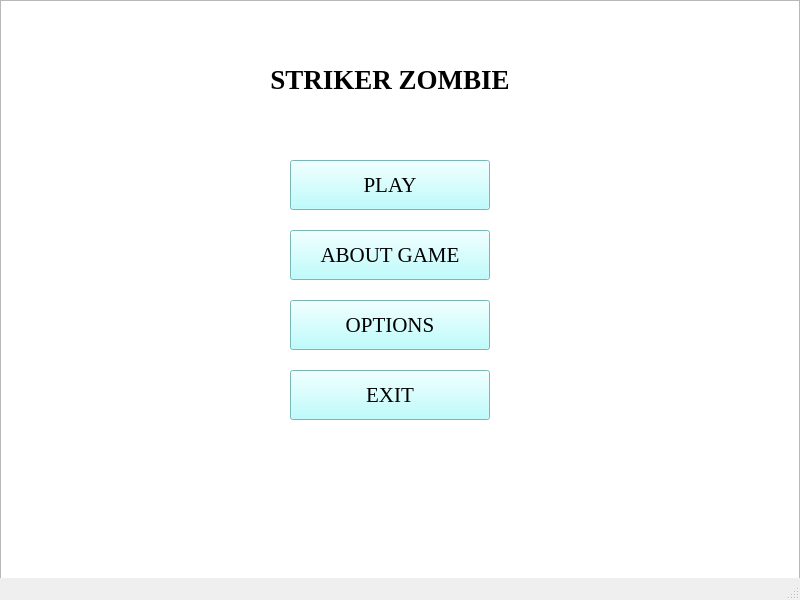
<?xml version="1.0" encoding="UTF-8"?>
<ui version="4.0">
 <class>MainWindow</class>
 <widget class="QMainWindow" name="MainWindow">
  <property name="geometry">
   <rect>
    <x>0</x>
    <y>0</y>
    <width>800</width>
    <height>600</height>
   </rect>
  </property>
  <property name="sizePolicy">
   <sizepolicy hsizetype="Fixed" vsizetype="Fixed">
    <horstretch>0</horstretch>
    <verstretch>0</verstretch>
   </sizepolicy>
  </property>
  <property name="windowTitle">
   <string>ZOMBIE STRIKER - MAINMENU</string>
  </property>
  <property name="styleSheet">
   <string notr="true"/>
  </property>
  <widget class="QWidget" name="centralwidget">
   <widget class="QTextBrowser" name="textBrowser">
    <property name="geometry">
     <rect>
      <x>250</x>
      <y>60</y>
      <width>280</width>
      <height>60</height>
     </rect>
    </property>
    <property name="font">
     <font>
      <family>Times New Roman</family>
     </font>
    </property>
    <property name="contextMenuPolicy">
     <enum>Qt::DefaultContextMenu</enum>
    </property>
    <property name="autoFillBackground">
     <bool>true</bool>
    </property>
    <property name="styleSheet">
     <string notr="true">background-color: transparent ;</string>
    </property>
    <property name="frameShape">
     <enum>QFrame::NoFrame</enum>
    </property>
    <property name="frameShadow">
     <enum>QFrame::Sunken</enum>
    </property>
    <property name="html">
     <string>&lt;!DOCTYPE HTML PUBLIC &quot;-//W3C//DTD HTML 4.0//EN&quot; &quot;http://www.w3.org/TR/REC-html40/strict.dtd&quot;&gt;
&lt;html&gt;&lt;head&gt;&lt;meta name=&quot;qrichtext&quot; content=&quot;1&quot; /&gt;&lt;meta charset=&quot;utf-8&quot; /&gt;&lt;style type=&quot;text/css&quot;&gt;
p, li { white-space: pre-wrap; }
hr { height: 1px; border-width: 0; }
li.unchecked::marker { content: &quot;\2610&quot;; }
li.checked::marker { content: &quot;\2612&quot;; }
&lt;/style&gt;&lt;/head&gt;&lt;body style=&quot; font-family:'Times New Roman'; font-size:9pt; font-weight:400; font-style:normal;&quot;&gt;
&lt;p align=&quot;center&quot; style=&quot; margin-top:0px; margin-bottom:0px; margin-left:0px; margin-right:0px; -qt-block-indent:0; text-indent:0px;&quot;&gt;&lt;span style=&quot; font-family:'Segoe UI'; font-size:20pt; font-weight:700;&quot;&gt;STRIKER ZOMBIE&lt;/span&gt;&lt;/p&gt;&lt;/body&gt;&lt;/html&gt;</string>
    </property>
   </widget>
   <widget class="QPushButton" name="pushButton">
    <property name="geometry">
     <rect>
      <x>290</x>
      <y>160</y>
      <width>200</width>
      <height>50</height>
     </rect>
    </property>
    <property name="font">
     <font>
      <family>Times New Roman</family>
      <pointsize>16</pointsize>
     </font>
    </property>
    <property name="styleSheet">
     <string notr="true">border-color: rgb(0, 0, 0);
background-color: rgb(170, 255, 255);</string>
    </property>
    <property name="text">
     <string>PLAY</string>
    </property>
   </widget>
   <widget class="QPushButton" name="pushButton_2">
    <property name="geometry">
     <rect>
      <x>290</x>
      <y>230</y>
      <width>200</width>
      <height>50</height>
     </rect>
    </property>
    <property name="font">
     <font>
      <family>Times New Roman</family>
      <pointsize>16</pointsize>
     </font>
    </property>
    <property name="styleSheet">
     <string notr="true">border-color: rgb(0, 0, 0);
background-color: rgb(170, 255, 255);</string>
    </property>
    <property name="text">
     <string>ABOUT GAME</string>
    </property>
   </widget>
   <widget class="QPushButton" name="pushButton_3">
    <property name="geometry">
     <rect>
      <x>290</x>
      <y>300</y>
      <width>200</width>
      <height>50</height>
     </rect>
    </property>
    <property name="font">
     <font>
      <family>Times New Roman</family>
      <pointsize>16</pointsize>
     </font>
    </property>
    <property name="styleSheet">
     <string notr="true">border-color: rgb(0, 0, 0);
background-color: rgb(170, 255, 255);</string>
    </property>
    <property name="text">
     <string>OPTIONS</string>
    </property>
   </widget>
   <widget class="QPushButton" name="pushButton_4">
    <property name="geometry">
     <rect>
      <x>290</x>
      <y>370</y>
      <width>200</width>
      <height>50</height>
     </rect>
    </property>
    <property name="font">
     <font>
      <family>Times New Roman</family>
      <pointsize>16</pointsize>
     </font>
    </property>
    <property name="styleSheet">
     <string notr="true">border-color: rgb(0, 0, 0);
background-color: rgb(170, 255, 255);</string>
    </property>
    <property name="text">
     <string>EXIT</string>
    </property>
   </widget>
   <widget class="QTextBrowser" name="textBrowser">
    <property name="geometry">
     <rect>
      <x>0</x>
      <y>0</y>
      <width>800</width>
      <height>600</height>
     </rect>
    </property>
    <property name="sizePolicy">
     <sizepolicy hsizetype="Fixed" vsizetype="Fixed">
      <horstretch>0</horstretch>
      <verstretch>0</verstretch>
     </sizepolicy>
    </property>
    <property name="styleSheet">
     <string notr="true">background-image: url(:/images/images/bg_menu.jpg);</string>
    </property>
   </widget>
   <zorder>textBrowser</zorder>
   <zorder>textBrowser</zorder>
   <zorder>pushButton</zorder>
   <zorder>pushButton_2</zorder>
   <zorder>pushButton_3</zorder>
   <zorder>pushButton_4</zorder>
  </widget>
  <widget class="QStatusBar" name="statusbar"/>
 </widget>
 <resources/>
 <connections/>
</ui>
